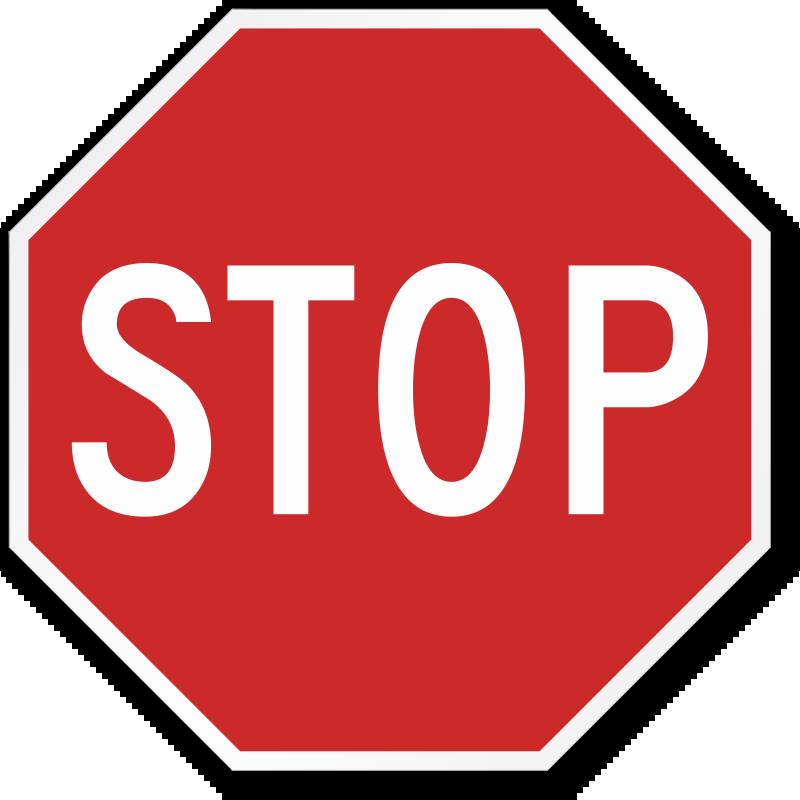
#> input picture images/template_images/stop_sign_1.png, 800 x 800 px
$ python sift_feature_matching.py
#> lines starting #> are read from the running program, lines starting #| are printed output that depends on the picture
"""
    Purpose: Use SIFT to extract features from a template image. This template image represents the object we are searching for. We can then
    use those features to check for the object in a larger, more uncontrolled scene.

    For further detail: David G. Lowe's paper on Distinctive Image Features from Scale-Invariant Keypoints

    Note: Query image --> template and training image --> search space
"""
#Libraries required (details added for Windows users)
import cv2 #pip install opencv-python
import numpy as np #pip install numpy
import matplotlib.pyplot as plt #pip install matplotlib
import os
import glob

#Detector basics
MIN_MATCH_COUNT=10 #Used to control how many matches are required before an object is "detected"
detector = cv2.SIFT_create() #SIFT object constructor

#Setting up Flann-based feature/description matcher to be used later (a bit faster than brute force for large datasets)
#to find k best matches for each descriptor from our query set
FLANN_INDEX_KDTREE=0
flannParam = dict(algorithm=FLANN_INDEX_KDTREE, tree=5) #builds dictionary (https://python-reference.readthedocs.io/en/latest/docs/functions/dict.html)
search_params = dict(checks=50)
flann = cv2.FlannBasedMatcher(indexParams=flannParam, searchParams=search_params) #will train flann on descriptor collection (of dicts)

templateImg = cv2.imread(filename="images/template_images/stop_sign_1.png", flags=0) #read the image that is used to train the classifier (aka a template to match on other images)
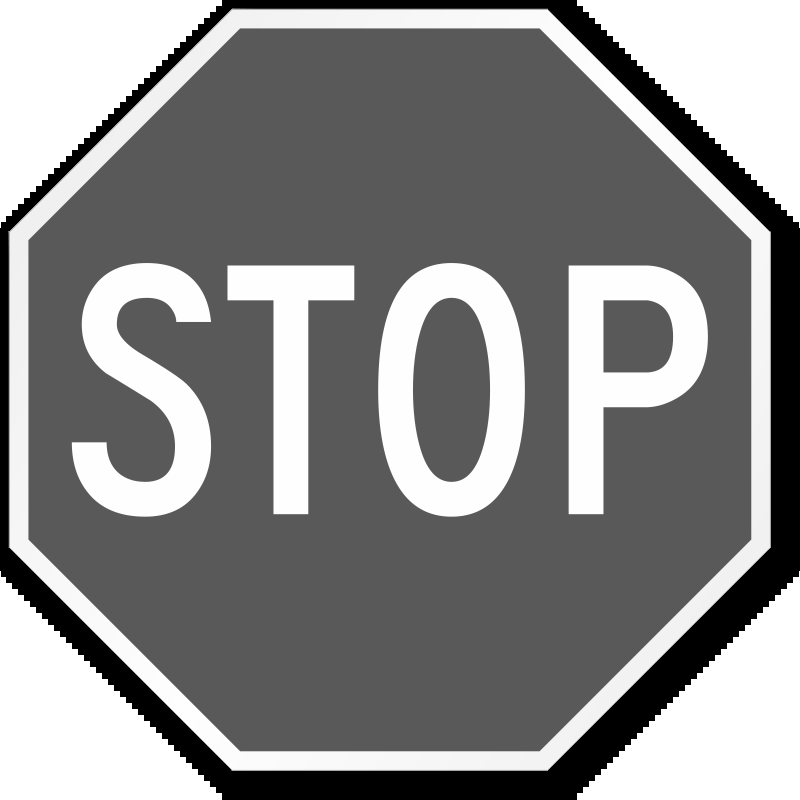
#> templateImg: shape (800, 800); min 0, max 255, mean 135.9
#Detection section (template image aka query image)
templateKP, templateDesc = detector.detectAndCompute(image=templateImg, mask=None) #used to detect keypoints (templateKP) and get the descriptors (templateDesc) in a single step
#> templateKP = 61 keypoints; strongest (x, y, size): (237, 759, 17.5), (760, 237, 17.5), (543, 20, 16.7), (20, 543, 16.7)
#> (the run stopped early here; a loop or call above may not have finished)
